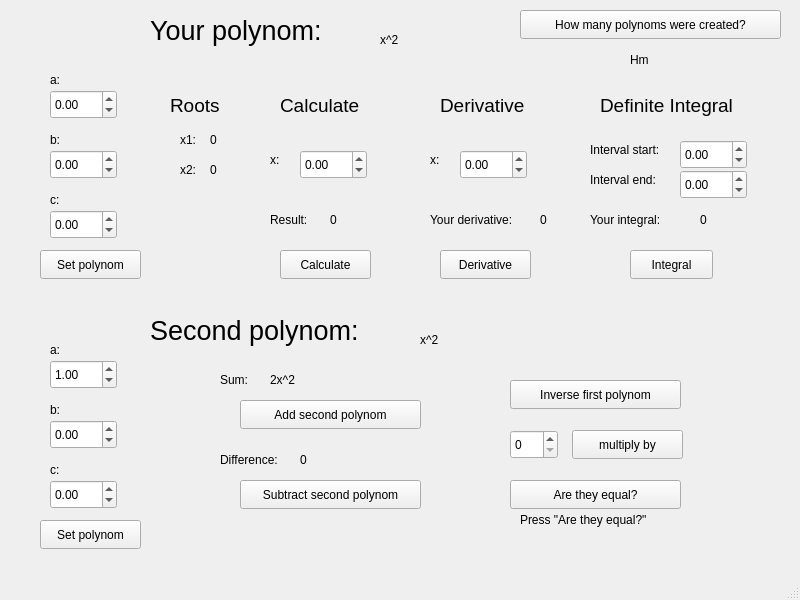
<?xml version="1.0" encoding="UTF-8"?>
<ui version="4.0">
 <class>Lab06_TNR</class>
 <widget class="QMainWindow" name="Lab06_TNR">
  <property name="geometry">
   <rect>
    <x>0</x>
    <y>0</y>
    <width>800</width>
    <height>600</height>
   </rect>
  </property>
  <property name="windowTitle">
   <string>Lab05_TNR</string>
  </property>
  <widget class="QWidget" name="centralwidget">
   <widget class="QLabel" name="label">
    <property name="geometry">
     <rect>
      <x>150</x>
      <y>10</y>
      <width>251</width>
      <height>41</height>
     </rect>
    </property>
    <property name="font">
     <font>
      <pointsize>20</pointsize>
     </font>
    </property>
    <property name="text">
     <string>Your polynom:</string>
    </property>
   </widget>
   <widget class="QDoubleSpinBox" name="aInput1_tnr">
    <property name="geometry">
     <rect>
      <x>50</x>
      <y>90</y>
      <width>67</width>
      <height>29</height>
     </rect>
    </property>
    <property name="minimum">
     <double>-99.000000000000000</double>
    </property>
   </widget>
   <widget class="QDoubleSpinBox" name="bInput1_tnr">
    <property name="geometry">
     <rect>
      <x>50</x>
      <y>150</y>
      <width>67</width>
      <height>29</height>
     </rect>
    </property>
    <property name="minimum">
     <double>-99.000000000000000</double>
    </property>
   </widget>
   <widget class="QDoubleSpinBox" name="cInput1_tnr">
    <property name="geometry">
     <rect>
      <x>50</x>
      <y>210</y>
      <width>67</width>
      <height>29</height>
     </rect>
    </property>
    <property name="minimum">
     <double>-99.000000000000000</double>
    </property>
   </widget>
   <widget class="QPushButton" name="setPolynom1Btn">
    <property name="geometry">
     <rect>
      <x>40</x>
      <y>250</y>
      <width>101</width>
      <height>29</height>
     </rect>
    </property>
    <property name="text">
     <string>Set polynom</string>
    </property>
   </widget>
   <widget class="QLabel" name="label_2">
    <property name="geometry">
     <rect>
      <x>50</x>
      <y>70</y>
      <width>63</width>
      <height>20</height>
     </rect>
    </property>
    <property name="text">
     <string>a:</string>
    </property>
   </widget>
   <widget class="QLabel" name="label_3">
    <property name="geometry">
     <rect>
      <x>50</x>
      <y>130</y>
      <width>63</width>
      <height>20</height>
     </rect>
    </property>
    <property name="text">
     <string>b:</string>
    </property>
   </widget>
   <widget class="QLabel" name="label_4">
    <property name="geometry">
     <rect>
      <x>50</x>
      <y>190</y>
      <width>63</width>
      <height>20</height>
     </rect>
    </property>
    <property name="text">
     <string>c:</string>
    </property>
   </widget>
   <widget class="QPushButton" name="derivativeBtn">
    <property name="geometry">
     <rect>
      <x>440</x>
      <y>250</y>
      <width>91</width>
      <height>29</height>
     </rect>
    </property>
    <property name="text">
     <string>Derivative</string>
    </property>
   </widget>
   <widget class="QPushButton" name="integralBtn">
    <property name="geometry">
     <rect>
      <x>630</x>
      <y>250</y>
      <width>83</width>
      <height>29</height>
     </rect>
    </property>
    <property name="text">
     <string>Integral</string>
    </property>
   </widget>
   <widget class="QLabel" name="label_5">
    <property name="geometry">
     <rect>
      <x>180</x>
      <y>130</y>
      <width>63</width>
      <height>20</height>
     </rect>
    </property>
    <property name="text">
     <string>x1:</string>
    </property>
   </widget>
   <widget class="QLabel" name="x1">
    <property name="geometry">
     <rect>
      <x>210</x>
      <y>130</y>
      <width>63</width>
      <height>20</height>
     </rect>
    </property>
    <property name="text">
     <string>0</string>
    </property>
   </widget>
   <widget class="QLabel" name="label_7">
    <property name="geometry">
     <rect>
      <x>180</x>
      <y>160</y>
      <width>63</width>
      <height>20</height>
     </rect>
    </property>
    <property name="text">
     <string>x2:</string>
    </property>
   </widget>
   <widget class="QLabel" name="x2">
    <property name="geometry">
     <rect>
      <x>210</x>
      <y>160</y>
      <width>63</width>
      <height>20</height>
     </rect>
    </property>
    <property name="text">
     <string>0</string>
    </property>
   </widget>
   <widget class="QLabel" name="label_9">
    <property name="geometry">
     <rect>
      <x>430</x>
      <y>210</y>
      <width>101</width>
      <height>20</height>
     </rect>
    </property>
    <property name="text">
     <string>Your derivative:</string>
    </property>
   </widget>
   <widget class="QLabel" name="derivativeRes_tnr">
    <property name="geometry">
     <rect>
      <x>540</x>
      <y>210</y>
      <width>63</width>
      <height>20</height>
     </rect>
    </property>
    <property name="text">
     <string>0</string>
    </property>
    <property name="alignment">
     <set>Qt::AlignLeading|Qt::AlignLeft|Qt::AlignVCenter</set>
    </property>
   </widget>
   <widget class="QDoubleSpinBox" name="derivativeX_tnr">
    <property name="geometry">
     <rect>
      <x>460</x>
      <y>150</y>
      <width>67</width>
      <height>29</height>
     </rect>
    </property>
    <property name="minimum">
     <double>-99.000000000000000</double>
    </property>
   </widget>
   <widget class="QLabel" name="label_11">
    <property name="geometry">
     <rect>
      <x>430</x>
      <y>150</y>
      <width>63</width>
      <height>20</height>
     </rect>
    </property>
    <property name="text">
     <string>x:</string>
    </property>
   </widget>
   <widget class="QLabel" name="label_12">
    <property name="geometry">
     <rect>
      <x>170</x>
      <y>90</y>
      <width>61</width>
      <height>31</height>
     </rect>
    </property>
    <property name="font">
     <font>
      <pointsize>14</pointsize>
     </font>
    </property>
    <property name="text">
     <string>Roots</string>
    </property>
   </widget>
   <widget class="QLabel" name="label_13">
    <property name="geometry">
     <rect>
      <x>440</x>
      <y>90</y>
      <width>111</width>
      <height>31</height>
     </rect>
    </property>
    <property name="font">
     <font>
      <pointsize>14</pointsize>
     </font>
    </property>
    <property name="text">
     <string>Derivative</string>
    </property>
   </widget>
   <widget class="QLabel" name="label_14">
    <property name="geometry">
     <rect>
      <x>590</x>
      <y>210</y>
      <width>101</width>
      <height>20</height>
     </rect>
    </property>
    <property name="text">
     <string>Your integral:</string>
    </property>
   </widget>
   <widget class="QLabel" name="integralRes_tnr">
    <property name="geometry">
     <rect>
      <x>700</x>
      <y>210</y>
      <width>63</width>
      <height>20</height>
     </rect>
    </property>
    <property name="text">
     <string>0</string>
    </property>
    <property name="alignment">
     <set>Qt::AlignLeading|Qt::AlignLeft|Qt::AlignVCenter</set>
    </property>
   </widget>
   <widget class="QLabel" name="label_16">
    <property name="geometry">
     <rect>
      <x>600</x>
      <y>90</y>
      <width>171</width>
      <height>31</height>
     </rect>
    </property>
    <property name="font">
     <font>
      <pointsize>14</pointsize>
     </font>
    </property>
    <property name="text">
     <string>Definite Integral</string>
    </property>
   </widget>
   <widget class="QLabel" name="label_17">
    <property name="geometry">
     <rect>
      <x>590</x>
      <y>140</y>
      <width>111</width>
      <height>20</height>
     </rect>
    </property>
    <property name="text">
     <string>Interval start:</string>
    </property>
   </widget>
   <widget class="QDoubleSpinBox" name="intervalStart_tnr">
    <property name="geometry">
     <rect>
      <x>680</x>
      <y>140</y>
      <width>67</width>
      <height>29</height>
     </rect>
    </property>
    <property name="minimum">
     <double>-99.000000000000000</double>
    </property>
   </widget>
   <widget class="QDoubleSpinBox" name="intervalEnd_tnr">
    <property name="geometry">
     <rect>
      <x>680</x>
      <y>170</y>
      <width>67</width>
      <height>29</height>
     </rect>
    </property>
    <property name="minimum">
     <double>-99.000000000000000</double>
    </property>
   </widget>
   <widget class="QLabel" name="label_18">
    <property name="geometry">
     <rect>
      <x>590</x>
      <y>170</y>
      <width>111</width>
      <height>20</height>
     </rect>
    </property>
    <property name="text">
     <string>Interval end:</string>
    </property>
   </widget>
   <widget class="QLabel" name="label_19">
    <property name="geometry">
     <rect>
      <x>150</x>
      <y>310</y>
      <width>261</width>
      <height>41</height>
     </rect>
    </property>
    <property name="font">
     <font>
      <pointsize>20</pointsize>
     </font>
    </property>
    <property name="text">
     <string>Second polynom:</string>
    </property>
   </widget>
   <widget class="QLabel" name="label_20">
    <property name="geometry">
     <rect>
      <x>50</x>
      <y>340</y>
      <width>63</width>
      <height>20</height>
     </rect>
    </property>
    <property name="text">
     <string>a:</string>
    </property>
   </widget>
   <widget class="QDoubleSpinBox" name="bInput2_tnr">
    <property name="geometry">
     <rect>
      <x>50</x>
      <y>420</y>
      <width>67</width>
      <height>29</height>
     </rect>
    </property>
    <property name="minimum">
     <double>-99.000000000000000</double>
    </property>
   </widget>
   <widget class="QDoubleSpinBox" name="cInput2_tnr">
    <property name="geometry">
     <rect>
      <x>50</x>
      <y>480</y>
      <width>67</width>
      <height>29</height>
     </rect>
    </property>
    <property name="minimum">
     <double>-99.000000000000000</double>
    </property>
   </widget>
   <widget class="QLabel" name="label_21">
    <property name="geometry">
     <rect>
      <x>50</x>
      <y>460</y>
      <width>63</width>
      <height>20</height>
     </rect>
    </property>
    <property name="text">
     <string>c:</string>
    </property>
   </widget>
   <widget class="QDoubleSpinBox" name="aInput2_tnr">
    <property name="geometry">
     <rect>
      <x>50</x>
      <y>360</y>
      <width>67</width>
      <height>29</height>
     </rect>
    </property>
    <property name="minimum">
     <double>-99.000000000000000</double>
    </property>
    <property name="value">
     <double>1.000000000000000</double>
    </property>
   </widget>
   <widget class="QLabel" name="label_22">
    <property name="geometry">
     <rect>
      <x>50</x>
      <y>400</y>
      <width>63</width>
      <height>20</height>
     </rect>
    </property>
    <property name="text">
     <string>b:</string>
    </property>
   </widget>
   <widget class="QPushButton" name="setPolynom2Btn">
    <property name="geometry">
     <rect>
      <x>40</x>
      <y>520</y>
      <width>101</width>
      <height>29</height>
     </rect>
    </property>
    <property name="text">
     <string>Set polynom</string>
    </property>
   </widget>
   <widget class="QLabel" name="label_23">
    <property name="geometry">
     <rect>
      <x>220</x>
      <y>370</y>
      <width>63</width>
      <height>20</height>
     </rect>
    </property>
    <property name="text">
     <string>Sum:</string>
    </property>
   </widget>
   <widget class="QLabel" name="label_24">
    <property name="geometry">
     <rect>
      <x>220</x>
      <y>450</y>
      <width>81</width>
      <height>20</height>
     </rect>
    </property>
    <property name="text">
     <string>Difference:</string>
    </property>
   </widget>
   <widget class="QPushButton" name="addBtn">
    <property name="geometry">
     <rect>
      <x>240</x>
      <y>400</y>
      <width>181</width>
      <height>29</height>
     </rect>
    </property>
    <property name="text">
     <string>Add second polynom</string>
    </property>
   </widget>
   <widget class="QPushButton" name="subtractBtn">
    <property name="geometry">
     <rect>
      <x>240</x>
      <y>480</y>
      <width>181</width>
      <height>29</height>
     </rect>
    </property>
    <property name="text">
     <string>Subtract second polynom</string>
    </property>
   </widget>
   <widget class="QLabel" name="sumRes_tnr">
    <property name="geometry">
     <rect>
      <x>270</x>
      <y>370</y>
      <width>63</width>
      <height>20</height>
     </rect>
    </property>
    <property name="text">
     <string>2x^2</string>
    </property>
   </widget>
   <widget class="QLabel" name="difRes_tnr">
    <property name="geometry">
     <rect>
      <x>300</x>
      <y>450</y>
      <width>63</width>
      <height>20</height>
     </rect>
    </property>
    <property name="text">
     <string>0</string>
    </property>
   </widget>
   <widget class="QLabel" name="polynom1">
    <property name="geometry">
     <rect>
      <x>380</x>
      <y>30</y>
      <width>161</width>
      <height>20</height>
     </rect>
    </property>
    <property name="text">
     <string>x^2</string>
    </property>
   </widget>
   <widget class="QLabel" name="polynom2">
    <property name="geometry">
     <rect>
      <x>420</x>
      <y>330</y>
      <width>121</width>
      <height>20</height>
     </rect>
    </property>
    <property name="text">
     <string>x^2</string>
    </property>
   </widget>
   <widget class="QLabel" name="label_25">
    <property name="geometry">
     <rect>
      <x>280</x>
      <y>90</y>
      <width>111</width>
      <height>31</height>
     </rect>
    </property>
    <property name="font">
     <font>
      <pointsize>14</pointsize>
     </font>
    </property>
    <property name="text">
     <string>Calculate</string>
    </property>
   </widget>
   <widget class="QLabel" name="label_10">
    <property name="geometry">
     <rect>
      <x>270</x>
      <y>210</y>
      <width>101</width>
      <height>20</height>
     </rect>
    </property>
    <property name="text">
     <string>Result:</string>
    </property>
   </widget>
   <widget class="QLabel" name="label_26">
    <property name="geometry">
     <rect>
      <x>270</x>
      <y>150</y>
      <width>63</width>
      <height>20</height>
     </rect>
    </property>
    <property name="text">
     <string>x:</string>
    </property>
   </widget>
   <widget class="QPushButton" name="calculateBtn">
    <property name="geometry">
     <rect>
      <x>280</x>
      <y>250</y>
      <width>91</width>
      <height>29</height>
     </rect>
    </property>
    <property name="text">
     <string>Calculate</string>
    </property>
   </widget>
   <widget class="QDoubleSpinBox" name="calculateX_tnr">
    <property name="geometry">
     <rect>
      <x>300</x>
      <y>150</y>
      <width>67</width>
      <height>29</height>
     </rect>
    </property>
    <property name="minimum">
     <double>-99.000000000000000</double>
    </property>
   </widget>
   <widget class="QLabel" name="calcRes_tnr">
    <property name="geometry">
     <rect>
      <x>330</x>
      <y>210</y>
      <width>63</width>
      <height>20</height>
     </rect>
    </property>
    <property name="text">
     <string>0</string>
    </property>
   </widget>
   <widget class="QPushButton" name="inverseBtn">
    <property name="geometry">
     <rect>
      <x>510</x>
      <y>380</y>
      <width>171</width>
      <height>29</height>
     </rect>
    </property>
    <property name="text">
     <string>Inverse first polynom</string>
    </property>
   </widget>
   <widget class="QPushButton" name="multBy">
    <property name="geometry">
     <rect>
      <x>572</x>
      <y>430</y>
      <width>111</width>
      <height>29</height>
     </rect>
    </property>
    <property name="text">
     <string>multiply by</string>
    </property>
   </widget>
   <widget class="QSpinBox" name="coeff_tnr">
    <property name="geometry">
     <rect>
      <x>510</x>
      <y>430</y>
      <width>48</width>
      <height>29</height>
     </rect>
    </property>
   </widget>
   <widget class="QLabel" name="areEqual_tnr">
    <property name="geometry">
     <rect>
      <x>520</x>
      <y>510</y>
      <width>161</width>
      <height>20</height>
     </rect>
    </property>
    <property name="text">
     <string>Press &quot;Are they equal?&quot;</string>
    </property>
   </widget>
   <widget class="QPushButton" name="areEqualBtn">
    <property name="geometry">
     <rect>
      <x>510</x>
      <y>480</y>
      <width>171</width>
      <height>29</height>
     </rect>
    </property>
    <property name="text">
     <string>Are they equal?</string>
    </property>
   </widget>
   <widget class="QPushButton" name="polynomsCountBtn">
    <property name="geometry">
     <rect>
      <x>520</x>
      <y>10</y>
      <width>261</width>
      <height>29</height>
     </rect>
    </property>
    <property name="text">
     <string>How many polynoms were created?</string>
    </property>
   </widget>
   <widget class="QLabel" name="polynomsCount_tnr">
    <property name="geometry">
     <rect>
      <x>630</x>
      <y>50</y>
      <width>41</width>
      <height>20</height>
     </rect>
    </property>
    <property name="text">
     <string>Hm</string>
    </property>
   </widget>
  </widget>
  <widget class="QMenuBar" name="menubar">
   <property name="geometry">
    <rect>
     <x>0</x>
     <y>0</y>
     <width>800</width>
     <height>25</height>
    </rect>
   </property>
  </widget>
  <widget class="QStatusBar" name="statusbar"/>
 </widget>
 <resources/>
 <connections/>
</ui>
